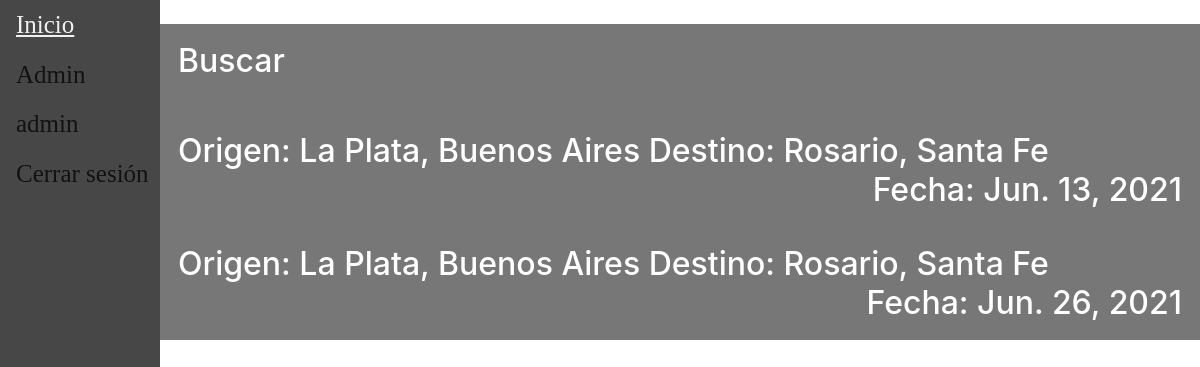
/ (signed in), run on the app's committed database.
### users/models.py (models this page shows, shortened)
class CustomUser(AbstractUser):
	username = models.CharField(_('Nombre de usuario'),max_length=40,primary_key=True,unique=True)
	email = models.EmailField(_('Dirección de correo electrónico'),unique=True)
	first_name = models.CharField(_('Nombre'),max_length=150)
	last_name = models.CharField(_('Apellido'),max_length=150)
	last_login = models.DateTimeField(_('Última conexión'),auto_now=True)
	fecha_nacimiento = models.DateField(_('Fecha de nacimiento'))
	has_premium = models.BooleanField(_('Posee membresía premium'),default=False)
	USERNAME_FIELD = 'username'
	REQUIRED_FIELDS = [
		'email',
		'first_name',
		'last_name',
		'fecha_nacimiento',
	]
	objects = CustomUserManager()

### main/models.py (models this page shows, shortened)
class Viaje(models.Model):
    descripcion = models.CharField(max_length=100)
    fecha = models.DateField(validators=[MinValueValidator(datetime.date.today())])
    hora = models.TimeField(default=None)
    ruta =  models.ForeignKey(Ruta, default=None, on_delete=models.CASCADE)
    chofer = models.ForeignKey(Chofer, default=None, on_delete=models.CASCADE)
    combi =  models.ForeignKey(Combi, default=None, on_delete=models.CASCADE)
    precio = models.DecimalField(default=None, max_digits=10, decimal_places=2, validators=[MinValueValidator(0)])
    insumo = models.ManyToManyField(Insumo,blank=True)
    pasajeros = models.ManyToManyField(Pasajero, blank=True)
    class Meta:
        unique_together = ('chofer', 'fecha','hora', 'ruta',)

class Ruta(models.Model):
    origen = models.ForeignKey(Lugar, default=None, on_delete=models.CASCADE, related_name='origen')
    destino = models.ForeignKey(Lugar, default=None, on_delete=models.CASCADE, related_name='destino')
    class Meta:
        unique_together = ('origen', 'destino')
    def __str__(self):
        return str(self.origen)+" - "+str(self.destino)

class Lugar(models.Model):
    localidad = models.CharField(max_length=150)
    provincia = models.CharField(max_length=100)
    class Meta:
        unique_together = ('localidad', 'provincia',)
    def __str__(self):
        return (self.localidad+", "+self.provincia)

### main/views.py (the view)
# urls.py: 2. Add a URL to urlpatterns:  path('', views.home, name='home')
def home(request):
	viajes = Viaje.objects.all().filter(combi__capacidad__gt=0)
	filter = ProductFilter(request.GET, queryset = viajes)
	if request is not None:
		viajes = filter.qs
	return render(request, "main/home.html", {"listaViaje":viajes, 'filter' : filter})

### main/templates/main/home.html (shortened to what this page needs)
{% extends 'main/base.html' %}
{% block content %}
        <button type="button"  class="viajeCollapse">
          <h2><p style="text-align:left"> Buscar </p></h2>
        </button>
        {%for viaje in listaViaje %}
            <button type="button"  class="viajeCollapse">
                <h2><p style="text-align:left"> Origen: {{viaje.ruta.origen}} Destino: {{viaje.ruta.destino}}
                  <span style="float:right">Fecha: {{viaje.fecha}}</span></p></h2>
            </button>
        {% empty %}
          <p>No se encontro ningun viaje.</p>
        {% endfor %}
{% endblock content %}

### main/templates/main/base.html (shortened to what this page needs)
<!doctype html>
<<link rel="stylesheet" href="https://cdn.jsdelivr.net/npm/bootstrap@4.6.0/dist/css/bootstrap.min.css">
<html>
<head>
</head>
<body>
	<div class= "sidebar">
		<a href="/">Inicio</a>
		{% if user.is_staff %}
		<a href="/admin">Admin</a>
		{% endif %}
		{% if user.is_authenticated %}
		<a href="{% url 'perfil'%}">{{user.username}}</a>
		<a href="{% url 'logout'%}">Cerrar sesión</a>
		{% else  %}
		<a href="{% url 'register'%}">Registrarse</a>
		<a href="{% url 'login'%}">Iniciar Sesión</a>
		{% endif %}
	</div>
	<div id="content", name="content", class="main">
		{% block content %}{% endblock content %}
	</div>
</body>
</html>

### main/templates/main/home.html (style rules this page uses)
.viajeCollapse { background-color: #777; color: white; cursor: pointer; padding: 18px; width: 100%; border: none; text-align: left; outline: none; font-size: 15px; }

### main/templates/main/base.html (style rules this page uses)
.sidebar { height:100%; width:160px; position: fixed; z-index:1; top:0; left:0; background-color:rgb(71, 71, 71); overflow:hidden; padding-top:20x; }
.sidebar a { padding:6px 8px 6px 16px; text-decoration:none; font-family:Tahoma; font-size: 25px; color: #131212; display:block; }
.main { margin-left:160px; padding:0px 0px; }

### data on the page
CustomUser: username "admin"
Viaje: ruta.origen "La Plata, Buenos Aires", ruta.destino "Rosario, Santa Fe", fecha "Jun. 13, 2021"
Viaje: ruta.origen "La Plata, Buenos Aires", ruta.destino "Rosario, Santa Fe", fecha "Jun. 26, 2021"
